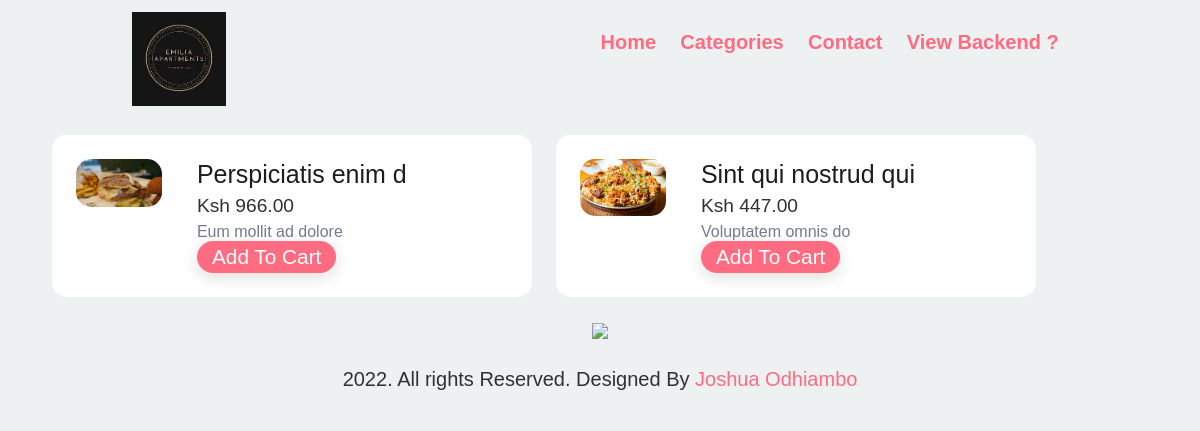
/web-design-restaurant/cateegory-page.php?id=36, run on the app's committed database.
### tables this page shows
CREATE TABLE `tbl_food` (
  `id` int(10) UNSIGNED NOT NULL,
  `title` varchar(100) NOT NULL,
  `description` text NOT NULL,
  `price` decimal(10,2) NOT NULL,
  `image_name` varchar(255) NOT NULL,
  `category_id` int(10) UNSIGNED NOT NULL,
  `featured` varchar(10) NOT NULL,
  `active` varchar(10) NOT NULL
);

### web-design-restaurant/cateegory-page.php (the view, shortened to what this page needs)
<?php include('partials-front/menu.php');?>
            <?php
              $id = $_GET['id'];
            $sql ="SELECT * FROM tbl_food WHERE category_id =$id AND active = 'yes' AND featured = 'yes'" ;
            $res = mysqli_query($conn,$sql);
            $count =mysqli_num_rows($res);
            if($count > 0){
                while($rows= mysqli_fetch_assoc($res))
                {
                    $id = $rows ['id'];
                    $title = $rows ['title'];
                    $image_name = $rows['image_name'];
                    $price = $rows['price'];
                    $description = $rows['description'];
                    ?>
                <div class="food-menu-box-2" >
                <div class="food-menu-img">
                <?php
                        if ($image_name ==''){
                            echo '<div clase ="error"></div>image now available </div>';
                        }
                        else{
                            ?>
                            <img src="<?php echo HOMEURL;?>images/food/<?php echo $image_name;?>" alt="<?php echo$title ?>" class="img-responsive img-curve" id ='image'>
                        </div>
                        <div class="food-menu-desc-2">
                        <h4><?php echo $title?></h4>
                        <p class="food-price-2">Ksh <?php echo$price ?></p>
                        <p class="food-detail">
                            <?php echo $description ?>
                        </p>
                        <a href="<?php echo HOMEURL; ?>order.php?food_id=<?php echo $id ?>" class="btn btn-primary "  data-price="<?php echo $price ?>" data-name="<?php echo$title ?>"  data-image="<?php echo HOMEURL;?>images/food/<?php echo $image_name;?>">Add To Cart</a>
                    </div>
                        </div>
                        <?php
                        }
                }
            }
            else{
                echo '<div class ="error" > category not available </div>';
            }
            ?>
            <div class="cd-cart cd-cart--empty js-cd-cart">
<?php include('partials-front/footer.php') ?>

### web-design-restaurant/css/styles.css (style rules this page uses)
* { margin: 0 0; padding: 0 0; font-family: Arial, Helvetica, sans-serif; }
.img-responsive { width: 100%; }
.img-curve { border-radius: 15px; }
a { color: #ff6b81; text-decoration: none; }
.btn { padding: 1%; border: none; font-size: 1.3rem; padding: 6px 15px; text-align: center; color: white; background: #dc3545; border-radius: 40px; }
.btn-primary { background-color: #ff6b81; color: white; cursor: pointer; }
.food-menu-img { width: 20%; float: left; }
.food-detail { font-size: 1rem; color: #747d8c; }
.food-menu-box-2 { width: 40%; margin: 1%; padding: 2%; float: left; background-color: white; border-radius: 15px; position: relative; right: -40px; }
.food-menu-desc-2 { width: 70%; float: left; margin-left: 8%; }
.food-price-2 { font-size: 1.2rem; margin: 2% 0; }
html { scroll-behavior: smooth; }

### data on the page
tbl_food: image_name (picture), title "Perspiciatis enim d", price "966.00", description "Eum mollit ad dolore"
tbl_food: image_name (picture), title "Sint qui nostrud qui", price "447.00", description "Voluptatem omnis do"
